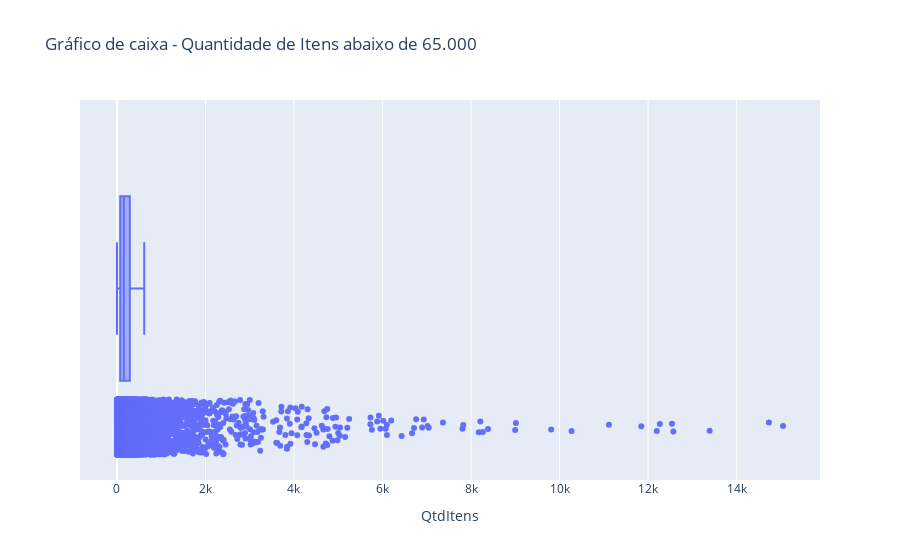

The notebook cell this image was saved under:
### Markdown cell above
O gráfico apresenta dois outliers muito distantes da maioria apresentada no gráfico, para melhorar a apresentaçao do mesmo, os valores foram retirados na apresentação abaixo.

### Code cell
qtd_itens_invoice_sem_max = qtd_itens_invoice[qtd_itens_invoice['QtdItens']<65000]

#Boxplot - Quantidade de itens por pedido, sem valores acima de 65000

graph_itens_invoice_ret = px.box(
    qtd_itens_invoice_sem_max,
    x = 'QtdItens',
    title = 'Gráfico de caixa - Quantidade de Itens abaixo de 65.000',
    points = 'all')
graph_itens_invoice_ret

### Figure 1 — Plotly figure (JSON) as saved in the notebook; plotly's stock layout.template omitted (floating-point values rounded to 4 significant figures; data arrays with more than 128 entries replaced by an {"elided": "..."} marker saying what was removed)
{"data": [{"alignmentgroup": "True", "boxpoints": "all", "hovertemplate": "QtdItens=%{x}<extra></extra>", "legendgroup": "", "marker": {"color": "#636efa"}, "name": "", "notched": false, "offsetgroup": "", "orientation": "h", "showlegend": false, "type": "box", "x": {"elided": "18534 int values"}, "x0": " ", "xaxis": "x", "y0": " ", "yaxis": "y"}], "layout": {"boxmode": "group", "legend": {"tracegroupgap": 0}, "title": {"text": "Gráfico de caixa - Quantidade de Itens abaixo de 65.000"}, "xaxis": {"anchor": "y", "domain": [0, 1], "title": {"text": "QtdItens"}}, "yaxis": {"anchor": "x", "domain": [0, 1]}}}
